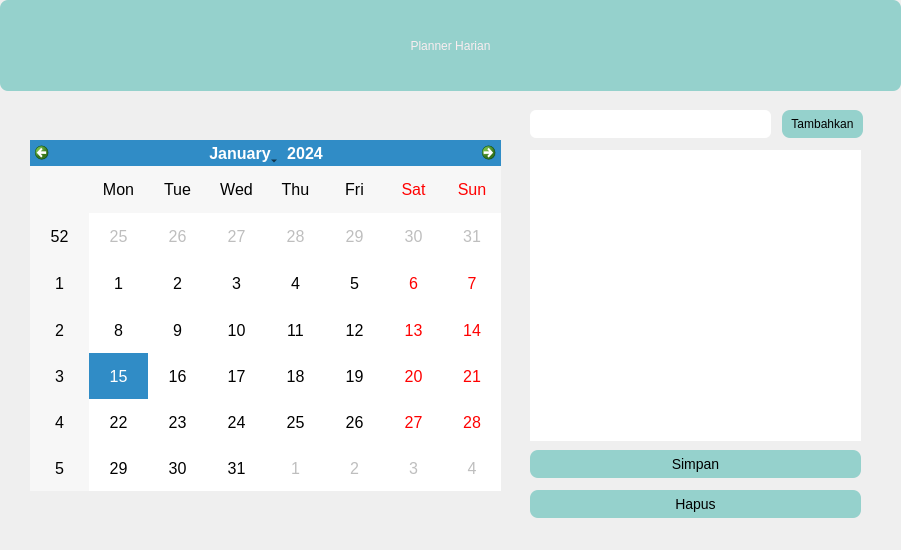
<?xml version="1.0" encoding="UTF-8"?>
<ui version="4.0">
 <class>Form</class>
 <widget class="QWidget" name="Form">
  <property name="geometry">
   <rect>
    <x>0</x>
    <y>0</y>
    <width>901</width>
    <height>550</height>
   </rect>
  </property>
  <property name="windowTitle">
   <string>Form</string>
  </property>
  <widget class="QPushButton" name="addButton">
   <property name="geometry">
    <rect>
     <x>782</x>
     <y>110</y>
     <width>81</width>
     <height>28</height>
    </rect>
   </property>
   <property name="styleSheet">
    <string notr="true">background-color: #95D1CC;
border-radius: 8px;
font-family: &quot;Trebuchet MS&quot;, Helvetica, sans-serif;
</string>
   </property>
   <property name="text">
    <string>Tambahkan</string>
   </property>
  </widget>
  <widget class="QPushButton" name="saveButton">
   <property name="geometry">
    <rect>
     <x>530</x>
     <y>450</y>
     <width>331</width>
     <height>28</height>
    </rect>
   </property>
   <property name="styleSheet">
    <string notr="true">background-color: #95D1CC;
border-radius: 8px;
font-family: &quot;Trebuchet MS&quot;, Helvetica, sans-serif;
font-size: 14px;</string>
   </property>
   <property name="text">
    <string>Simpan</string>
   </property>
  </widget>
  <widget class="QPushButton" name="hapusButton">
   <property name="geometry">
    <rect>
     <x>530</x>
     <y>490</y>
     <width>331</width>
     <height>28</height>
    </rect>
   </property>
   <property name="styleSheet">
    <string notr="true">background-color: #95D1CC;
border-radius: 8px;
font-family: &quot;Trebuchet MS&quot;, Helvetica, sans-serif;
font-size: 14px;
</string>
   </property>
   <property name="text">
    <string>Hapus</string>
   </property>
  </widget>
  <widget class="QListWidget" name="taskListWidget">
   <property name="geometry">
    <rect>
     <x>530</x>
     <y>150</y>
     <width>331</width>
     <height>291</height>
    </rect>
   </property>
   <property name="styleSheet">
    <string notr="true">border-radius: 6px;</string>
   </property>
  </widget>
  <widget class="QLabel" name="label">
   <property name="geometry">
    <rect>
     <x>0</x>
     <y>0</y>
     <width>901</width>
     <height>91</height>
    </rect>
   </property>
   <property name="styleSheet">
    <string notr="true">background-color: #95D1CC;
font: 24pt &quot;MS Shell Dlg 2&quot;;
color: #FAEDF0;
border-radius: 8px;
font-family: &quot;Trebuchet MS&quot;, Helvetica, sans-serif;</string>
   </property>
   <property name="text">
    <string>Planner Harian</string>
   </property>
   <property name="alignment">
    <set>Qt::AlignCenter</set>
   </property>
  </widget>
  <widget class="QCalendarWidget" name="calendarWidget">
   <property name="geometry">
    <rect>
     <x>30</x>
     <y>140</y>
     <width>471</width>
     <height>351</height>
    </rect>
   </property>
   <property name="styleSheet">
    <string notr="true">font-size: 16px;</string>
   </property>
  </widget>
  <widget class="QLineEdit" name="taskLineEdit">
   <property name="geometry">
    <rect>
     <x>530</x>
     <y>110</y>
     <width>241</width>
     <height>28</height>
    </rect>
   </property>
   <property name="styleSheet">
    <string notr="true">border-radius: 6px;</string>
   </property>
  </widget>
 </widget>
 <resources/>
 <connections/>
</ui>
